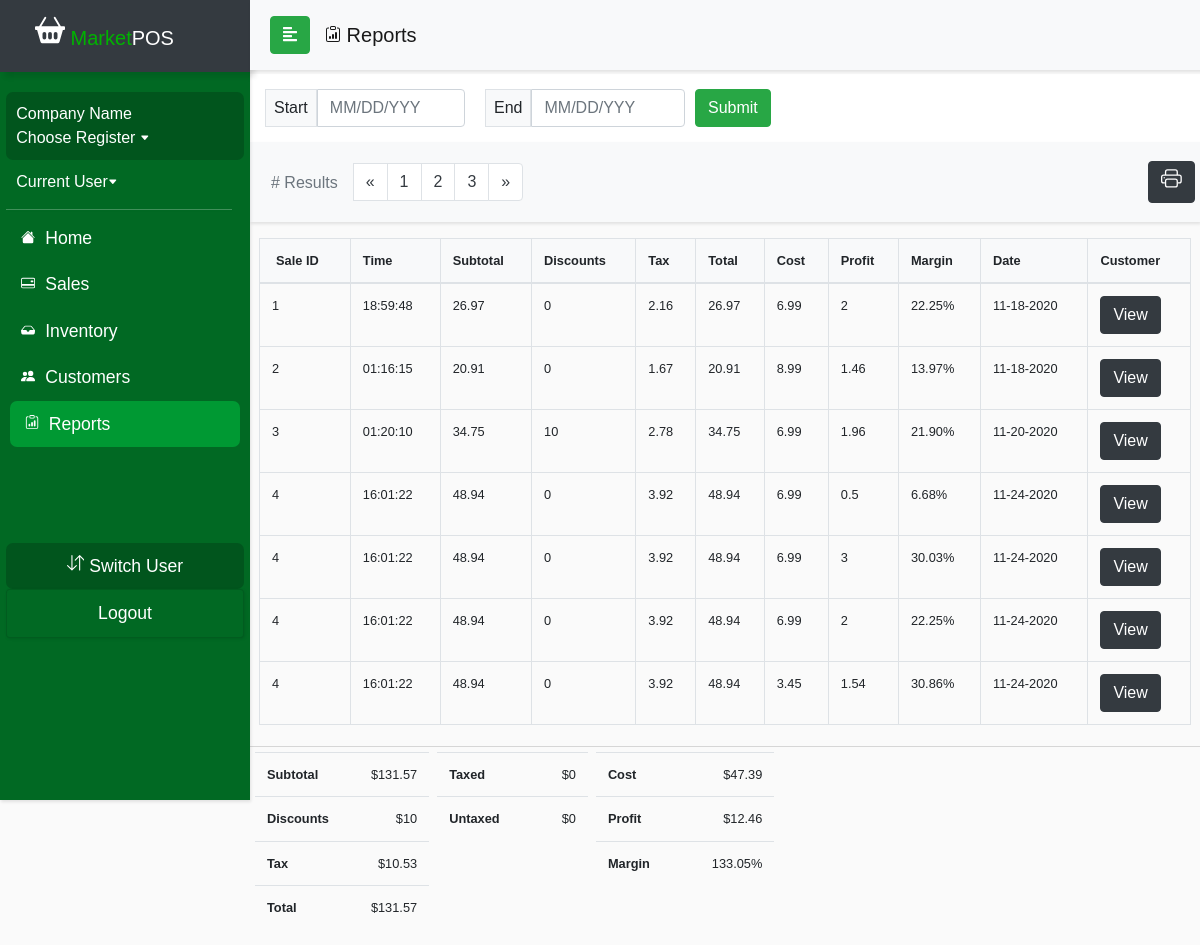
/currentDraft/reportsOverTimeTemplate.php, run on an earlier commit of the app's database.
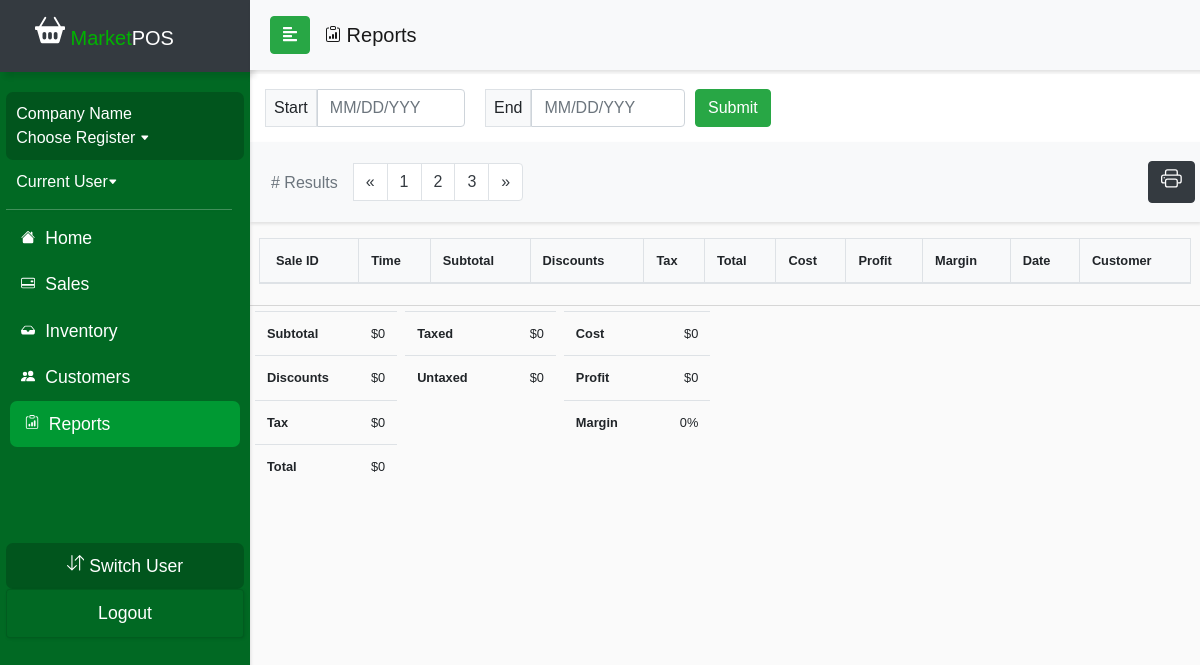
And on a later commit of the database.
### tables this page shows
CREATE TABLE `ticket_system` (
  `ticket_id` int(11) NOT NULL,
  `date` date DEFAULT NULL,
  `company_name` varchar(50) DEFAULT NULL,
  `time` time DEFAULT NULL,
  `quantity` int(11) DEFAULT NULL,
  `subtotal` float DEFAULT NULL,
  `total` float DEFAULT NULL,
  `discount` float DEFAULT NULL,
  `tax` float DEFAULT NULL,
  `tax_rate` float DEFAULT NULL,
  `cash` float DEFAULT NULL,
  `credit` float DEFAULT NULL,
  `cart_purchase` tinyint(1) DEFAULT NULL,
  `customer_id` int(11) DEFAULT NULL,
  `employee_id` int(11) DEFAULT NULL
);

CREATE TABLE `product_inventory` (
  `product_id` int(11) NOT NULL,
  `brand` varchar(50) NOT NULL,
  `description` varchar(50) NOT NULL,
  `productName` varchar(50) NOT NULL,
  `productType` varchar(50) NOT NULL,
  `productSubType` varchar(50) NOT NULL,
  `unit_price` float NOT NULL,
  `cost` float NOT NULL,
  `in_stock` int(11) NOT NULL,
  `vendor_id` int(11) DEFAULT NULL
);

### currentDraft/reportsOverTimeTemplate.php (the view, shortened to what the changed rows need)
<?php
include_once('config.php');
$query = "SELECT ticket_system.*, product_inventory.cost, product_inventory.unit_price FROM ticket_system
          LEFT JOIN cart_inprogress ON ticket_system.ticket_id=cart_inprogress.CID LEFT JOIN cart ON
          cart_inprogress.CID=cart.CID LEFT JOIN product_inventory ON cart.product_id=product_inventory.product_id";
$result = mysqli_query($conn, $query);
?>
<!DOCTYPE html>
<html>
<head>
  <link rel="stylesheet" href="css/bootstrap.min.css">
  <link rel="stylesheet" href="userStyle2.css">
  <link rel="stylesheet" href="css/jquery.mCustomScrollbar.min.css">
  <link rel="stylesheet" href="css/bootstrap-datepicker3.css">
</head>
<body>
  <div>
    <nav id="sidebar">
      <div class="sidebar-header bg-dark">
        <h1><span><a class="navbar-brand relative-top" href="indexDraft.php">
              <span style="color: #00b300"> Market</span>POS</a></h1>
      </div>
  </div>
  <div id="content">
    <br>
    <div class="wrapper" class="bg-white">
      <div class="row px-4 justify-content-center">
        <table class="table table-bordered table-hover mt-3" id="table" style="font-size:80%;">
          <thead class="bg-light">
            <tr>
              <th class="px-3"> Sale ID </th>
              <th> Time </th>
              <th> Subtotal </th>
              <th> Discounts </th>
              <th> Tax </th>
              <th> Total</th>
              <th> Cost </th>
              <th> Profit</th>
              <th> Margin </th>
              <th> Date </th>
              <th> Customer</th>
            </tr>
          </thead>
          <tbody >
          <?php
    if (isset($_POST['submit'])) {
    $DateBegin = date('Y-m-d', strtotime($_POST['sdate']));
    $DateEnd = date('Y-m-d', strtotime($_POST['edate']));
    $search = mysqli_real_escape_string($conn, $DateBegin);
    while ($row = mysqli_fetch_assoc($result)) {
    if (($row['date'] >= $DateBegin) && ($row['date'] <= $DateEnd)){
      $profit = $row['unit_price'] - $row['cost'];
      $operation = ($profit/$row['unit_price']) * 100;
      $margin = number_format($operation, 2, '.', '');
        echo "<tr><td>"
        . $row['ticket_id'] . "</td><td>". $row['time'] . "</td><td>" . $row['subtotal'] . "</td><td>" . $row['discount'] .
         "</td><td>" . $row['tax'] . "</td><td>" . $row['total'] . "</td><td>" . $row['cost'] . "</td><td>"
        . $profit . "</td><td>" . $margin . "% </td><td>" . date('m-d-Y', strtotime($row['date'])) . "</td><td><a class='btn btn-dark'
        role='button' href='customerDetail.php?Detail=". $row['customer_id'] . "'>View</a>";
      }
      }
        ?>
              </tbody>
            </table>
          </div>
          <div id="contentline"></div>
          <div class="row pl-3">
            <div class="px-1">
              <table class="table table-responsive" style="font-size:80%;">
                <thead>
                </thead>
                <tbody>
                  <tr>
                  <?php
                  $sum=0;
                  $sql = "SELECT subtotal FROM ticket_system WHERE date BETWEEN '$DateBegin' and '$DateEnd'";
                  $result = mysqli_query($conn, $sql);
                  while ($row = mysqli_fetch_assoc($result)) {
                       $sum += $row['subtotal'];
                  }
                  ?>
                    <th style="padding-right: 30px;"> Subtotal </th>
                    <td class="text-right">$<?php echo $sum; ?></td>
                  </tr>
                  <tr>
                  <?php
                  $sum=0;
                  $sql = "SELECT discount FROM ticket_system WHERE date BETWEEN '$DateBegin' and '$DateEnd'";
                  $result = mysqli_query($conn, $sql);
                  while ($row = mysqli_fetch_assoc($result)) {
                  $sum += $row['discount'];
                  }
                  ?>
                    <th style="padding-right: 30px;"> Discounts </th>
                    <td class="text-right">$<? echo $sum; ?></td>
                  </tr>
                  <tr>
                  <?php
                  $sum=0;
                  $sql = "SELECT tax FROM ticket_system WHERE date BETWEEN '$DateBegin' and '$DateEnd'";
                  $result = mysqli_query($conn, $sql);
                  while ($row = mysqli_fetch_assoc($result)) {
                  $sum += $row['tax'];
                  }
                  ?>
                    <th style="padding-right: 30px;"> Tax </th>
                    <td class="text-right">$<?php echo $sum; ?></td>
                  </tr>
                  <tr>
                  <?php
                  $sum=0;
                  $sql = "SELECT total FROM ticket_system WHERE date BETWEEN '$DateBegin' and '$DateEnd'";
                  $result = mysqli_query($conn, $sql);
                  while ($row = mysqli_fetch_assoc($result)) {
                  $sum += $row['total'];
                  }
                  ?>
                    <th style="padding-right: 30px;"> Total </th>
                    <td class="text-right">$<? echo $sum ?></td>
                  </tr>
                </tbody>
              </table>
            </div>
            <div class="px-1">
              <table class="table table-responsive" style="font-size:80%;">
                <thead>
                </thead>
                <tbody>
                  <tr>
                    <th style="padding-right: 50px;"> Taxed </th>
                    <td class="text-right">$0</td>
                  </tr>
                  <tr>
                    <th style="padding-right: 50px;"> Untaxed </th>
                    <td class="text-right">$0</td>
                  </tr>
                </tbody>
              </table>
            </div>
            <div class="px-1">
              <table class="table table-responsive" style="font-size:80%;">
                <thead>
                </thead>
                <tbody>
              <tr>
              <?php
              $sum=0;
              $sql = "SELECT ticket_system.*, product_inventory.cost, product_inventory.unit_price FROM ticket_system
                        LEFT JOIN cart_inprogress ON ticket_system.ticket_id=cart_inprogress.CID LEFT JOIN cart ON
                        cart_inprogress.CID=cart.CID LEFT JOIN product_inventory ON cart.product_id=product_inventory.product_id
                        WHERE date BETWEEN '$DateBegin' and '$DateEnd'";
              $result = mysqli_query($conn, $sql);
              while ($row = mysqli_fetch_assoc($result)) {
                      $sum += $row['cost'];
                }
              ?>
                <th style="padding-right: 50px;"> Cost </th>
                <td class="text-right">$<?php echo $sum; ?></td>
              </tr>
              <tr>
              <?php
              $sum=0;
              $sql = "SELECT ticket_system.*, product_inventory.cost, product_inventory.unit_price FROM ticket_system
                        LEFT JOIN cart_inprogress ON ticket_system.ticket_id=cart_inprogress.CID LEFT JOIN cart ON
                        cart_inprogress.CID=cart.CID LEFT JOIN product_inventory ON cart.product_id=product_inventory.product_id
                        WHERE date BETWEEN '$DateBegin' and '$DateEnd'";
              $result = mysqli_query($conn, $sql);
              while ($row = mysqli_fetch_assoc($result)) {
                $profit = $row['unit_price'] - $row['cost'];
                      $sum += $profit;
                }
              ?>
                <th style="padding-right: 50px;"> Profit </th>
                <td class="text-right">$<?php echo $sum; ?></td>
              </tr>
              <tr>
              <?php
              $sum=0;
              $sql = "SELECT ticket_system.*, product_inventory.cost, product_inventory.unit_price FROM ticket_system
                        LEFT JOIN cart_inprogress ON ticket_system.ticket_id=cart_inprogress.CID LEFT JOIN cart ON
                        cart_inprogress.CID=cart.CID LEFT JOIN product_inventory ON cart.product_id=product_inventory.product_id
                        WHERE date BETWEEN '$DateBegin' and '$DateEnd'";
              $result = mysqli_query($conn, $sql);
              while ($row = mysqli_fetch_assoc($result)) {
                $operation = ($profit/$row['unit_price']) * 100;
                $margin = number_format($operation, 2, '.', '');
                      $sum += $margin;
                }
              ?>
                <th style="padding-right: 50px;"> Margin </th>
                <td class="text-right"><?php echo $sum; ?>%</td>
              </tr>
            </tbody>
              </table>
            </div>
          </div>
        </div>
    <?php
    }
    else {
      while ($row = mysqli_fetch_assoc($result)) {
        $profit = $row['unit_price'] - $row['cost'];
        $operation = ($profit/$row['unit_price']) * 100;
        $margin = number_format($operation, 2, '.', '');
        echo "<tr><td>"
        . $row['ticket_id'] . "</td><td>". $row['time'] . "</td><td>" . $row['subtotal'] . "</td><td>" . $row['discount'] .
         "</td><td>" . $row['tax'] . "</td><td>" . $row['total'] . "</td><td>" . $row['cost'] . "</td><td>"
        . $profit . "</td><td>" . $margin . "% </td><td>" . date('m-d-Y', strtotime($row['date'])) . "</td><td><a class='btn btn-dark'
        role='button' href='customerDetail.php?Detail=". $row['customer_id'] . "'>View</a>";
      }
    }
    ?>
          </tbody>
        </table>
      </div>
      <div class="row pl-3">
        <div class="px-1">
          <table class="table table-responsive" style="font-size:80%;">
            <tbody>
              <tr>
              <?php
                  $sum=0;
                  $sql = "SELECT * FROM ticket_system";
                  $result = mysqli_query($conn, $sql);
                  while ($row = mysqli_fetch_assoc($result)) {
                  $sum += $row['subtotal'];
                  }
                  ?>
                    <th style="padding-right: 30px;"> Subtotal </th>
                    <td class="text-right">$<?php echo $sum; ?></td>
                  </tr>
                  <tr>
                  <?php
                  $sum=0;
                  $sql = "SELECT * FROM ticket_system";
                  $result = mysqli_query($conn, $sql);
                  while ($row = mysqli_fetch_assoc($result)) {
                  $sum += $row['discount'];
                  }
                  ?>
                    <th style="padding-right: 30px;"> Discounts </th>
                    <td class="text-right">$<? echo $sum; ?></td>
                  </tr>
                  <tr>
                  <?php
                  $sum=0;
                  $sql = "SELECT * FROM ticket_system";
                  $result = mysqli_query($conn, $sql);
                  while ($row = mysqli_fetch_assoc($result)) {
                  $sum += $row['tax'];
                  }
                  ?>
                    <th style="padding-right: 30px;"> Tax </th>
                    <td class="text-right">$<?php echo $sum; ?></td>
                  </tr>
                  <tr>
                  <?php
                  $sum=0;
                  $sql = "SELECT * FROM ticket_system";
                  $result = mysqli_query($conn, $sql);
                  while ($row = mysqli_fetch_assoc($result)) {
                  $sum += $row['total'];
                  }
                  ?>
                    <th style="padding-right: 30px;"> Total </th>
                    <td class="text-right">$<? echo $sum; ?></td>
                  </tr>
            </tbody>
          </table>
        </div>
        <div class="px-1">
          <table class="table table-responsive" style="font-size:80%;">
            <tbody>
              <tr>
                <th style="padding-right: 50px;"> Taxed </th>
              </tr>
              <tr>
                <th style="padding-right: 50px;"> Untaxed </th>
              </tr>
            </tbody>
          </table>
        </div>
        <div class="px-1">
          <table class="table table-responsive" style="font-size:80%;">
            <tbody>
              <tr>
              <?php
              $sum=0;
              $sql = "SELECT ticket_system.*, product_inventory.cost, product_inventory.unit_price FROM ticket_system
                        LEFT JOIN cart_inprogress ON ticket_system.ticket_id=cart_inprogress.CID LEFT JOIN cart ON
                        cart_inprogress.CID=cart.CID LEFT JOIN product_inventory ON cart.product_id=product_inventory.product_id";
              $result = mysqli_query($conn, $sql);
              while ($row = mysqli_fetch_assoc($result)) {
                      $sum += $row['cost'];
                }
              ?>
                <th style="padding-right: 50px;"> Cost </th>
                <td class="text-right">$<?php echo $sum; ?></td>
              </tr>
              <tr>
              <?php
              $sum=0;
              $sql = "SELECT ticket_system.*, product_inventory.cost, product_inventory.unit_price FROM ticket_system
                        LEFT JOIN cart_inprogress ON ticket_system.ticket_id=cart_inprogress.CID LEFT JOIN cart ON
                        cart_inprogress.CID=cart.CID LEFT JOIN product_inventory ON cart.product_id=product_inventory.product_id";
              $result = mysqli_query($conn, $sql);
              while ($row = mysqli_fetch_assoc($result)) {
                $profit = $row['unit_price'] - $row['cost'];
                      $sum += $profit;
                }
              ?>
                <th style="padding-right: 50px;"> Profit </th>
                <td class="text-right">$<?php echo $sum; ?></td>
              </tr>
              <tr>
              <?php
              $sum=0;
              $sql = "SELECT ticket_system.*, product_inventory.cost, product_inventory.unit_price FROM ticket_system
                        LEFT JOIN cart_inprogress ON ticket_system.ticket_id=cart_inprogress.CID LEFT JOIN cart ON
                        cart_inprogress.CID=cart.CID LEFT JOIN product_inventory ON cart.product_id=product_inventory.product_id";
              $result = mysqli_query($conn, $sql);
              while ($row = mysqli_fetch_assoc($result)) {
                $operation = ($profit/$row['unit_price']) * 100;
                $margin = number_format($operation, 2, '.', '');
                      $sum += $margin;
                }
              ?>
                <th style="padding-right: 50px;"> Margin </th>
                <td class="text-right"><?php echo $sum; ?>%</td>
              </tr>
            </tbody>
          </table>
        </div>
      </div>
    </div>
</body>
</html>

What changed in the data, as far as the page shows it:
removed ticket_system: ticket_id "1", time "18:59:48", subtotal "26.97", discount "0", tax "2.16", total "26.97", product_inventory.cost "6.99", product_inventory.unit_price+cost "2", product_inventory.unit_price+cost "22.25", date "11-18-2020"
removed ticket_system: ticket_id "2", time "01:16:15", subtotal "20.91", discount "0", tax "1.67", total "20.91", product_inventory.cost "8.99", product_inventory.unit_price+cost "1.46", product_inventory.unit_price+cost "13.97", date "11-18-2020"
removed ticket_system: ticket_id "3", time "01:20:10", subtotal "34.75", discount "10", tax "2.78", total "34.75", product_inventory.cost "6.99", product_inventory.unit_price+cost "1.96", product_inventory.unit_price+cost "21.90", date "11-20-2020"
removed ticket_system: ticket_id "4", time "16:01:22", subtotal "48.94", discount "0", tax "3.92", total "48.94", product_inventory.cost "6.99", product_inventory.unit_price+cost "0.5", product_inventory.unit_price+cost "6.68", date "11-24-2020", product_inventory.unit_price+cost "3", product_inventory.unit_price+cost "30.03", product_inventory.unit_price+cost "2", product_inventory.unit_price+cost "22.25", product_inventory.cost "3.45", product_inventory.unit_price+cost "1.54", product_inventory.unit_price+cost "30.86"
Also different on the page:
$sum: "131.57" → "0"
$sum: "10" → "0"
$sum: "10.53" → "0"
$sum: "47.39" → "0"
$sum: "12.46" → "0"
$sum: "133.05" → "0"
